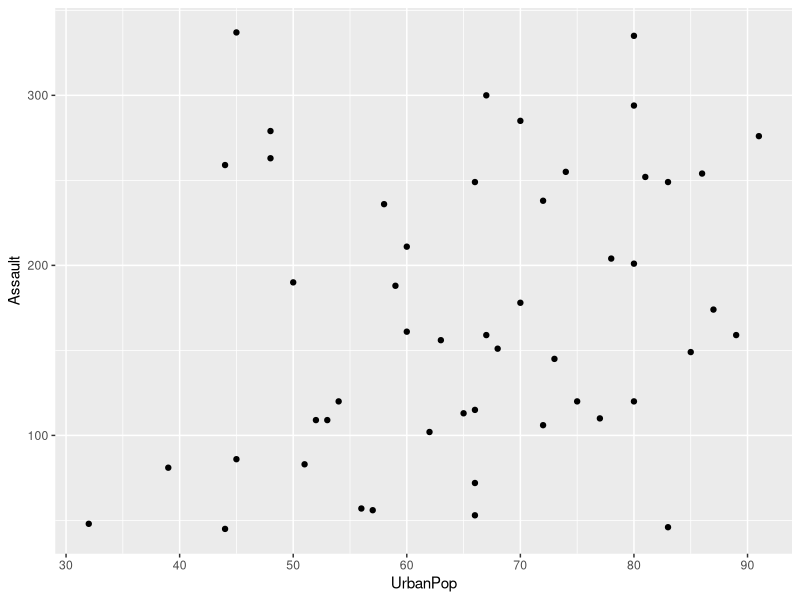

Reproduce this figure in R.
library(tidyverse)

arrests <- read_csv("./USArrests.csv")
str(arrests)

graph2 <- ggplot(arrests, aes(x=UrbanPop, y=Assault)) + geom_point()
graph2

